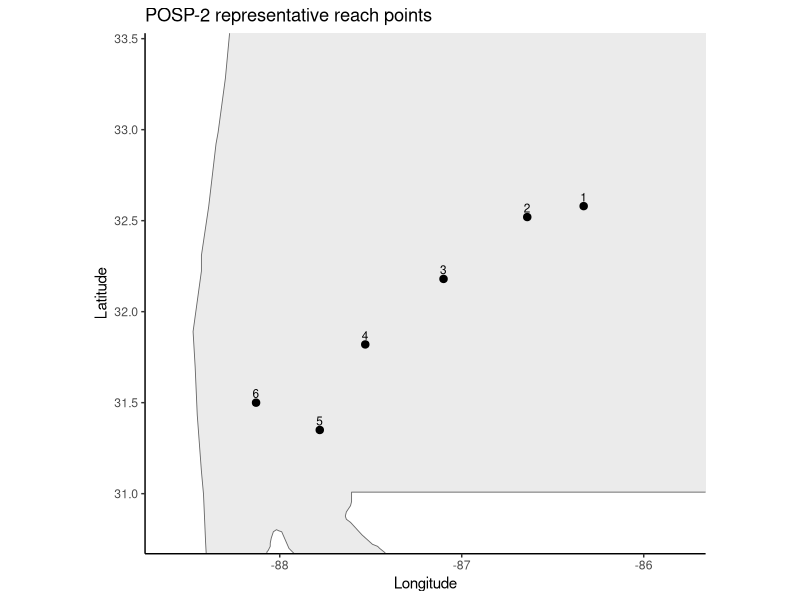
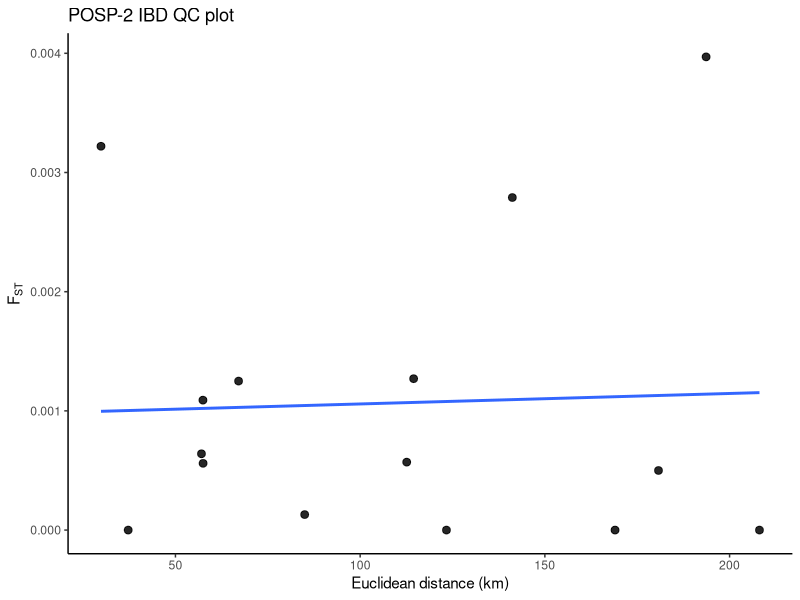

These charts were generated, in order, by the following R code: (Note: this script raises an error after producing the figures.)
# POSP-2.R
# Polyodon spathula
# Source: Kratina et al. 2023, Transactions of the American Fisheries Society
# Pairwise FST values transcribed from Table 5
# Representative reach coordinates inferred from Figure 1 and dam/section locations

library(ggplot2)
library(maps)
library(geosphere)

base_path <- "/Users/johnmccall/Library/CloudStorage/OneDrive-TheOhioStateUniversity/Spring_2026/Landgen_DGS/DGS-Patterns-of-Fish-Diversity/DGS-Patterns-of-Fish-Diversity/Objective 2/Data"
study_code <- "POSP-2"
study_dir <- file.path(base_path, study_code)
data_dir <- file.path(study_dir, "data")

dir.create(study_dir, recursive = TRUE, showWarnings = FALSE)
dir.create(data_dir, recursive = TRUE, showWarnings = FALSE)

# -----------------------------
# representative section coordinates
# section order follows Table 5:
# 1 = CSA, 2 = JBR, 3 = MFR, 4 = CL, 5 = LAR, 6 = TOM
# coords are representative reach centroids for grouped river sections
# -----------------------------
POSP_2_coords <- data.frame(
  site = 1:6,
  #section = c("CSA", "JBR", "MFR", "CL", "LAR", "TOM"),
  lat = c(
    32.58,   # CSA
    32.52,   # JBR
    32.18,   # MFR
    31.82,   # CL
    31.35,   # LAR
    31.50    # TOM
  ),
  lon = c(
    -86.33,  # CSA
    -86.64,  # JBR
    -87.10,  # MFR
    -87.53,  # CL
    -87.78,  # LAR
    -88.13   # TOM
  )
)

# -----------------------------
# pairwise FST matrix (Table 5)
# negative values set to 0
# -----------------------------
POSP_2_fst <- matrix(c(
  0.00000, 0.00322, 0.00013, 0.00279, 0.00397, -0.00017,
  0.00322, 0.00000, 0.00056, 0.00127, -0.00066, 0.00050,
  0.00013, 0.00056, 0.00000, 0.00064, 0.00057, -0.00043,
  0.00279, 0.00127, 0.00064, 0.00000, 0.00109, 0.00125,
  0.00397, -0.00066, 0.00057, 0.00109, 0.00000, -0.00007,
  -0.00017, 0.00050, -0.00043, 0.00125, -0.00007, 0.00000
), nrow = 6, byrow = TRUE)

rownames(POSP_2_fst) <- colnames(POSP_2_fst) <- as.character(1:6)
POSP_2_fst[POSP_2_fst < 0] <- 0
diag(POSP_2_fst) <- 0

# -----------------------------
# straight-line distance matrix (km)
# -----------------------------
geo_dist_km <- geosphere::distm(
  x = POSP_2_coords[, c("lon", "lat")],
  fun = geosphere::distHaversine
) / 1000

rownames(geo_dist_km) <- colnames(geo_dist_km) <- as.character(POSP_2_coords$site)

# -----------------------------
# pairwise dataframe for IBD plot
# -----------------------------
POSP_2_ibd <- data.frame(
  site1   = rownames(POSP_2_fst)[row(POSP_2_fst)[upper.tri(POSP_2_fst)]],
  site2   = colnames(POSP_2_fst)[col(POSP_2_fst)[upper.tri(POSP_2_fst)]],
  fst     = POSP_2_fst[upper.tri(POSP_2_fst)],
  dist_km = geo_dist_km[upper.tri(geo_dist_km)]
)

# -----------------------------
# map of sites (AL only)
# -----------------------------
states_map <- map_data("state")
al_map <- subset(states_map, region %in% c("alabama"))

map_xlim <- c(-88.6, -85.8)
map_ylim <- c(30.8, 33.4)

ggplot() +
  geom_polygon(
    data = al_map,
    aes(x = long, y = lat, group = group),
    fill = "grey92", color = "grey40", linewidth = 0.3
  ) +
  geom_point(
    data = POSP_2_coords,
    aes(x = lon, y = lat),
    size = 2.2
  ) +
  geom_text(
    data = POSP_2_coords,
    aes(x = lon, y = lat, label = site),
    nudge_y = 0.05,
    size = 3
  ) +
  coord_fixed(xlim = map_xlim, ylim = map_ylim) +
  theme_classic() +
  labs(
    title = "POSP-2 representative reach points",
    x = "Longitude",
    y = "Latitude"
  )

# -----------------------------
# IBD plot
# -----------------------------
ggplot(POSP_2_ibd, aes(x = dist_km, y = fst)) +
  geom_point(size = 2.3, alpha = 0.85) +
  geom_smooth(method = "lm", se = FALSE) +
  theme_classic() +
  labs(
    title = "POSP-2 IBD QC plot",
    x = "Euclidean distance (km)",
    y = expression(F[ST])
  )

save(
  POSP_2_fst,
  POSP_2_coords,
  #geo_dist_km,
  #POSP_2_ibd,
  file = file.path(data_dir, "POSP-2.RData")
)
